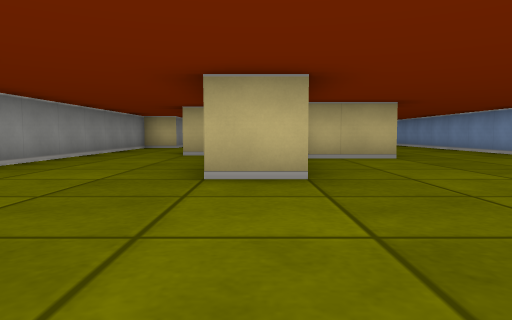
[1] (above)

24 first-person views from a walk through a cub3D ray-caster map. The camera is about half as high as the walls, tilts 4° down and sees 70° across. The floor is counted in squares. Each view is taken from the middle of a square. On the plan, view 1 faces up. The plan holds only what a view shows up to about 9 squares ahead; the rest is blank.

[2]
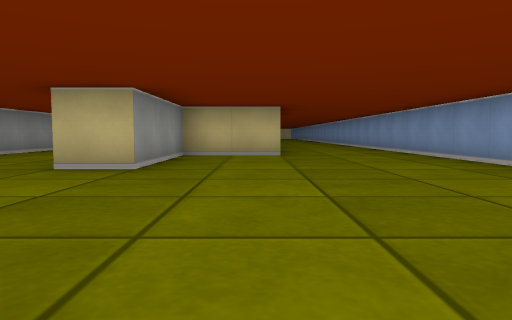

[3]
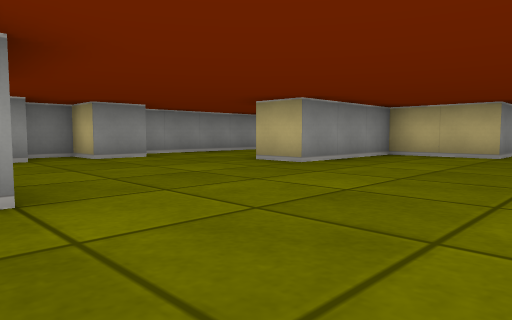

[4]
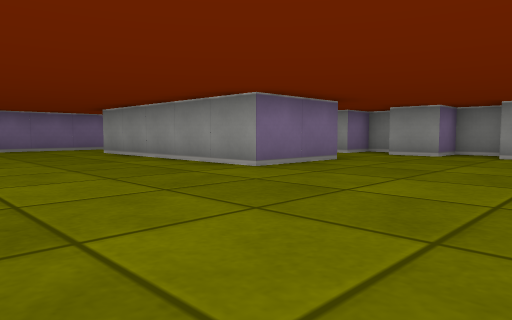

[5]
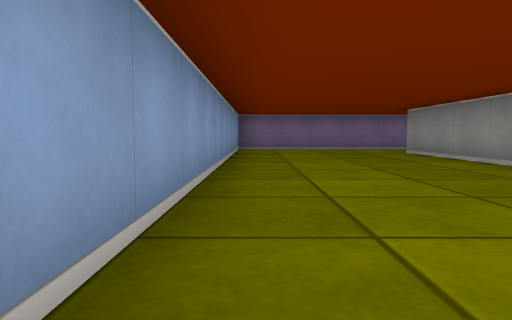

[6]
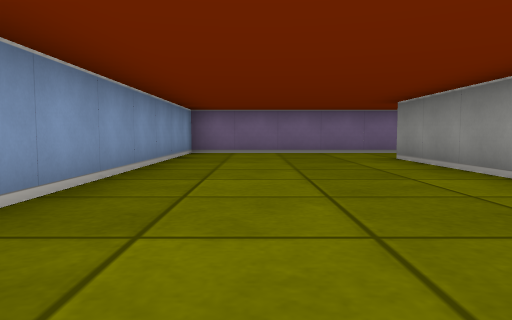

[7]
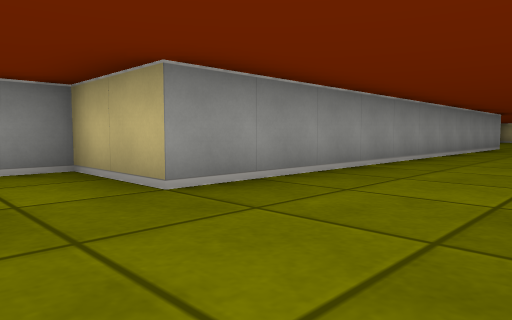

[8]
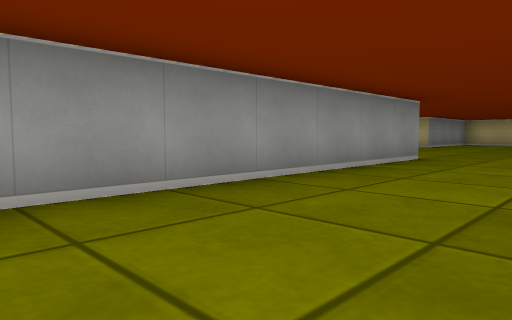

[9]
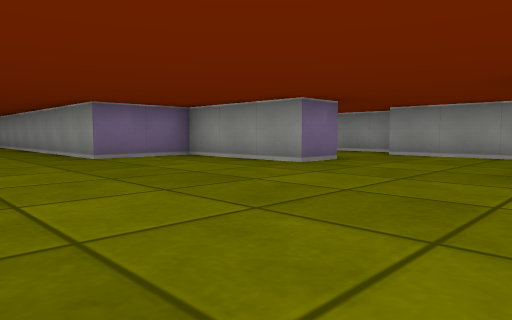

[10]
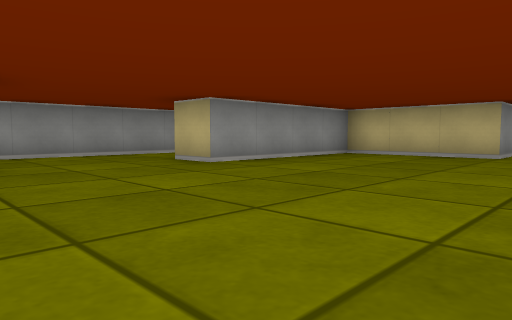

[11]
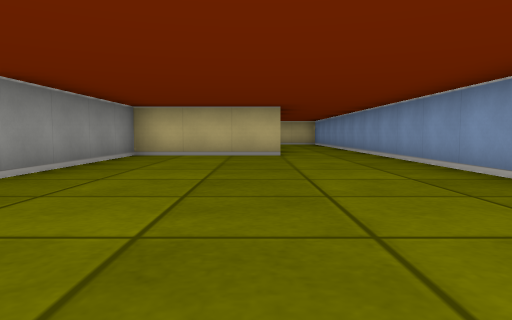

[12]
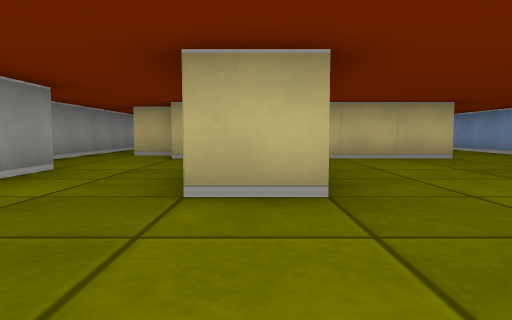

[13]
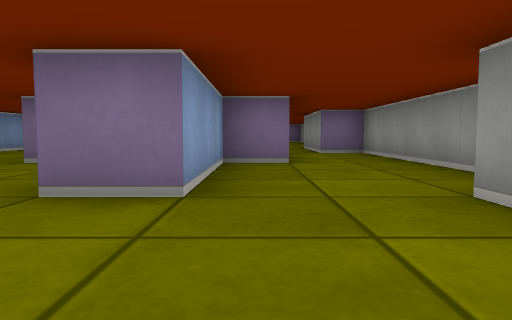

[14]
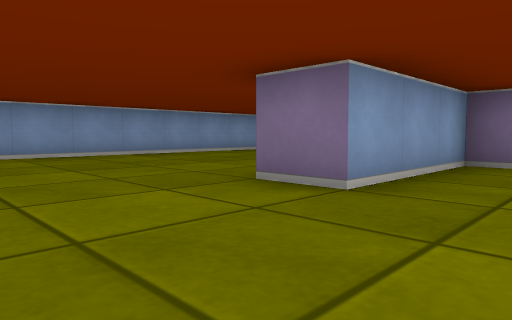

[15]
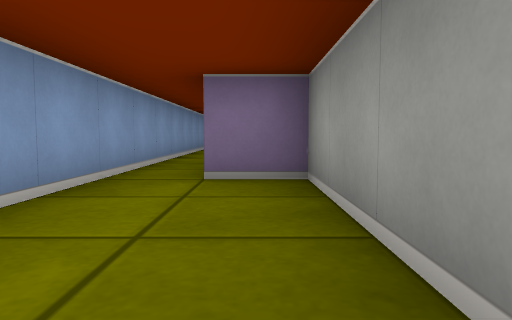

[16]
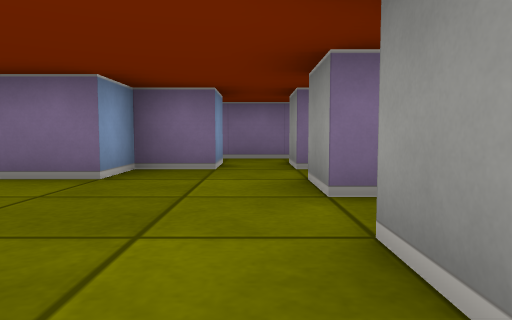

[17]
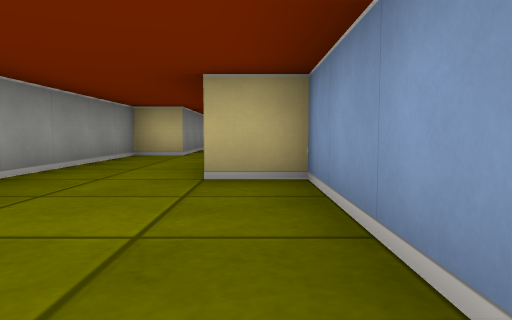

[18]
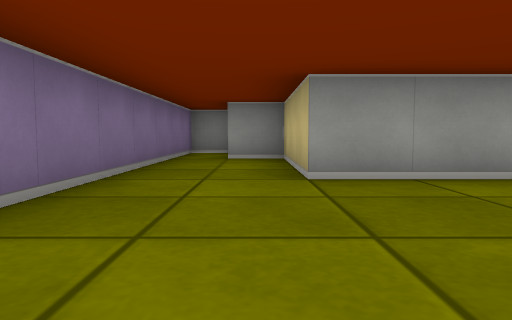

[19]
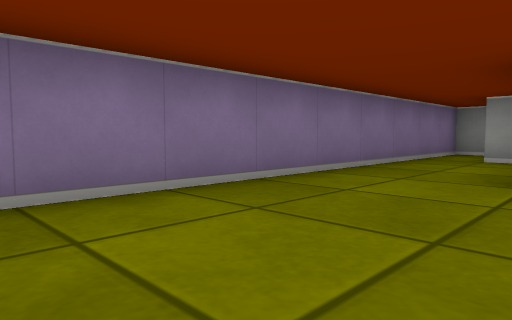

[20]
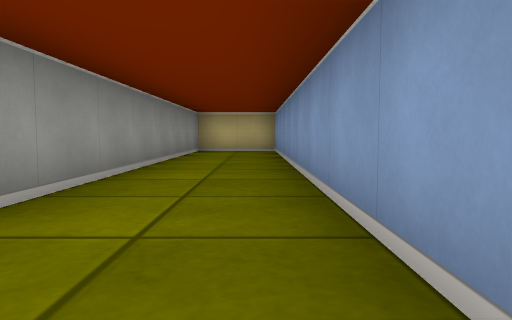

[21]
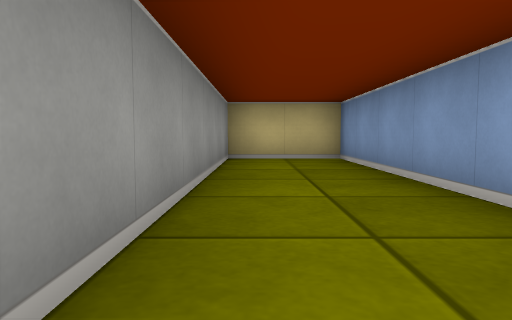

[22]
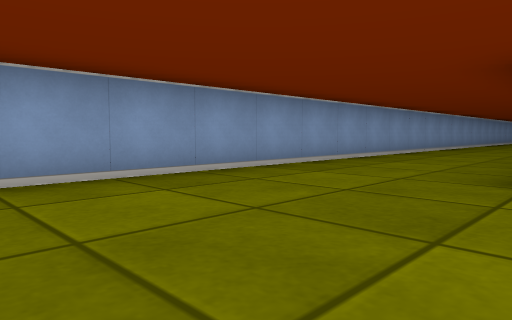

[23]
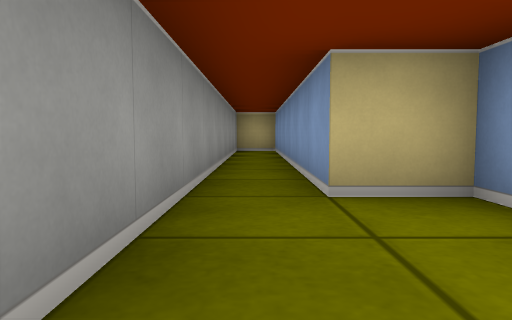

[24]
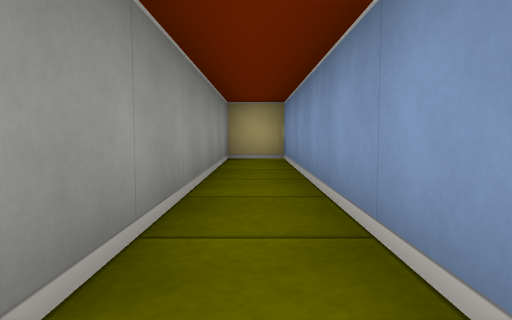

### Floor plan
Points are (right, up) in squares from view 1. A wall is a line through its corners. A room is listed if a view was taken in it or the views show most of it. See-through windows are left out.
Room 1 (views 1, 2, 3, 4, 5, 6, 7, 8, 9, 10, 11, 12, 13, 14, 15, 16, 17, 18, 19, 20, 21, 22, 23, 24)
walls: (5.5, 11.6) (5.5, 21.8); (-1.5, 9) (-1.5, 15.9); (-1.6, 17.5) (-0.5, 17.5) (-0.5, 20.5) (0.5, 20.5) (0.5, 17.5) (2.5, 17.5) (2.5, 6.5) (0.5, 6.5) (0.5, 3.5) (-0.5, 3.5); (-0.5, 4.6) (-0.5, 7.5) (-1.5, 7.5); (5.5, 4) (5.5, 9.1); (-3.5, 20.1) (-3.5, 14.5) (-2.5, 14.5) (-2.5, 11.5) (-3.5, 11.5) (-3.5, 3); (-2.5, 2.6) (-2.5, 1.5) (-3.5, 1.5) (-3.5, 0.5) (-2.5, 0.5) (-2.5, -0.5); (5.5, 23.5) (5.5, 35.5) (3.5, 35.5) (3.5, 27.5) (0.5, 27.5) (0.5, 23.5) (-0.5, 23.5); (-3.5, -0.9) (-3.5, -1.5) (-2.5, -1.5) (-2.5, -2.5); (-2.5, 25.5) (-2.5, 20.5); (-1.5, -2.5) (-1.5, -1.5) (-0.5, -1.5) (-0.5, -0.5) (1.5, -0.5) (1.5, -5.5) (-1.5, -5.5) (-1.5, -6.5); (-1.4, 28.5) (-2.5, 28.5) (-2.5, 35.5) (-3.5, 35.5) (-3.5, 26.6); (-3.5, -6.6) (-3.5, -7.5) (5.5, -7.5) (5.5, 2.4)
ways out: opening at (-2, -2)

Where each view was taken, in squares from view 1:
view 1: 0 up, 0 right, facing up
view 2: 1 down, 2 right, facing up
view 3: 1 down, 4 right, facing up-left
view 4: 3 up, 5 right, facing down-left
view 5: 3 up, 5 right, facing down
view 6: 1 up, 4 right, facing down
view 7: 5 up, 5 right, facing up-left
view 8: 11 up, 5 right, facing up-left
view 9: 24 up, 5 right, facing down-left
view 10: 20 up, 5 right, facing up-left
view 11: 20 up, 3 right, facing up
view 12: 21 up, 0 right, facing up
view 13: 23 up, 1 left, facing down
view 14: 23 up, 2 left, facing down-right
view 15: 18 up, 3 left, facing down
view 16: 3 up, 2 left, facing down
view 17: 4 up, 1 left, facing up
view 18: 6 down, 5 right, facing left
view 19: 5 down, 5 right, facing down-left
view 20: 26 up, 5 right, facing up
view 21: 29 up, 4 right, facing up
view 22: 21 up, 2 right, facing down-right
view 23: 26 up, 3 left, facing up
view 24: 29 up, 3 left, facing up
